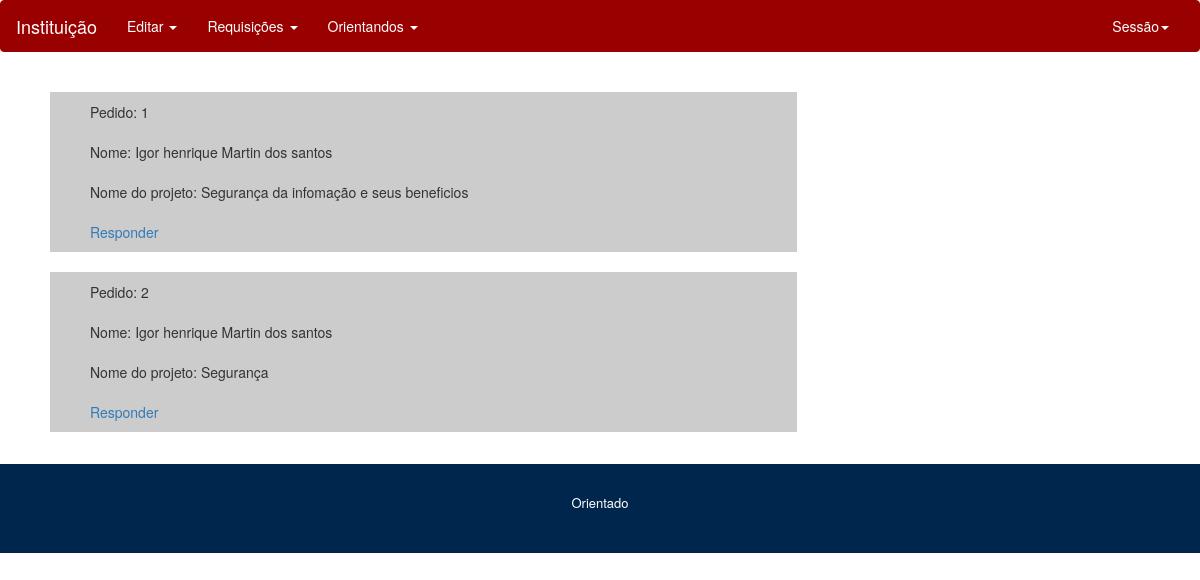
/pag_docentes/home.php?link=crud/listarpedidos.php&op=a (signed in), run on the app's committed database.
### tables this page shows
CREATE TABLE IF NOT EXISTS `vinculos` (
  `id` int(11) NOT NULL AUTO_INCREMENT,
  `alunos_ra` varchar(15) DEFAULT NULL,
  `data` date DEFAULT NULL,
  `status` tinyint(1) DEFAULT NULL,
  `resposta` varchar(2000) DEFAULT NULL,
  `idpedido` int(11) NOT NULL,
  PRIMARY KEY (`id`),
  KEY `fk_vinculos_pedido1_idx` (`idpedido`)
);

CREATE TABLE IF NOT EXISTS `pedido` (
  `idpedido` int(11) NOT NULL AUTO_INCREMENT,
  `ra` varchar(45) DEFAULT NULL,
  `nome` varchar(70) DEFAULT NULL,
  `data` date DEFAULT NULL,
  `nomeprojeto` varchar(120) DEFAULT NULL,
  `mensagem` varchar(2000) DEFAULT NULL,
  `doc` varchar(100) DEFAULT NULL,
  `users_id` int(11) NOT NULL,
  `email` varchar(100) DEFAULT NULL,
  `status` int(11) DEFAULT NULL,
  PRIMARY KEY (`idpedido`),
  KEY `fk_pedido_users1_idx` (`users_id`)
);

### DAO/PedidoDAO.php (called while the page is built, shortened)
<?php
Class PedidoDAO{
     public function listapedidos($status,$iddocente){
        $conn = Conexao::getconexao();
        $i = 0;
        try {
                if($status == "p"){
                     $sql  = "select * from pedido where status = 0 and users_id = '$iddocente'";
                }  else {
                    if($status == "r"){
                        $sql  = "select *, v.status as vstatus, p.status as pstatus from pedido p, vinculos v where p.idpedido = v.idpedido and v.status = false and p.users_id = '$iddocente'";
                    }else{
                        $sql  = "select * from pedido p, vinculos v where p.idpedido = v.idpedido and v.status = true and p.users_id = '$iddocente'";
                    }
                }
                $stmt = $conn->query($sql);
                $lista = array();
                $query = $stmt->fetchAll(PDO::FETCH_ASSOC);
                foreach($query as $dados){
                    $pedido = new Pedido();
                    $alu = new Aluno();
                    $alu->setEmail($dados['email']);
                    $alu->setNome($dados['nome']);
                    $alu->setRa($dados['ra']);
                    $doc = new Docente();
                    $doc->setId($dados['users_id']);
                    $pedido->setIdpedido($dados['idpedido']);
                    $pedido->setFile($dados['doc']);
                    $pedido->setAluno($alu);
                    $pedido->setDocente($doc);
                    $pedido->setData($dados['data']);
                    $pedido->setMensagem($dados['mensagem']);
                    $pedido->setNomeProjeto($dados['nomeprojeto']);
                    $lista[$i++] = $pedido;
                }
               if($stmt->rowCount() > 0){
                    return $lista;
                }else{
                    return false;
                }
        }  catch (Exception $e){
            echo $e->getMessage();
            return false;
        }
    }
}

### controlador/Contr_Pedido.php (called while the page is built, shortened)
<?php
include_once '/classe/Pedido.php';
include_once '/classe/Aluno.php';
include_once '/DAO/PedidoDAO.php';
include_once '../classe/Pedido.php';
include_once '../classe/Aluno.php';
include_once '../DAO/PedidoDAO.php';
Class Contr_Pedido{
    private $PedidoDAO;
    private $listaPedidos;
    public function __construct() {
        $this->PedidoDAO = new PedidoDAO();
    }
    function getListaPedidos() {
        return $this->listaPedidos;
    }
    function  listarpedidos($status,$idpedido){
       $this->listaPedidos = $this->PedidoDAO->listapedidos($status,$idpedido);
       if($this->listaPedidos != false){
           return true;
       }else{
           return false;
       }
    }
}

### classe/Pedido.php (called while the page is built, shortened)
<?php
Class Pedido{
    private $idpedido;
    private $nomeProjeto;
    private $aluno;
    function __construct() {
        $this->aluno = new Aluno();
    }
    function getIdpedido() {
        return $this->idpedido;
    }
    function setIdpedido($idpedido) {
        $this->idpedido = $idpedido;
    }
    function getNomeProjeto() {
        return $this->nomeProjeto;
    }
    function getAluno() {
        return $this->aluno;
    }
    function setNomeProjeto($nomeProjeto) {
        $this->nomeProjeto = $nomeProjeto;
    }
    function setAluno($aluno) {
        $this->aluno = $aluno;
    }
}
?>

### classe/Aluno.php (called while the page is built, shortened)
<?php
Class Aluno {
    private $nome;
    function getNome() {
        return $this->nome;
    }
    function setNome($nome) {
        $this->nome = $nome;
    }
}

### pag_docentes/crud/listarpedidos.php (the view)
<?php
include_once '../controlador/Contr_Pedido.php';
$iddocente = $_SESSION['login']['id'];
$controladorpedido = new Contr_Pedido();
$result = $controladorpedido->listarpedidos($_GET['op'], $iddocente);
?>
<div class="container">
    <div class="row " id="lista-pedidos">
    <?php
        if($result){
            foreach ($controladorpedido->getListaPedidos() as $pedido){
    ?>
        <div class="col-md-8 box-pedido" >
            <div class="col-md-8">Pedido: <?php echo $pedido->getIdpedido() ?></div>
            <div class="col-md-8">Nome: <?php echo $pedido->getAluno()->getNome(); ?></div>
            <div class="col-md-8">Nome do projeto: <?php echo $pedido->getNomeProjeto(); ?></div>
            <div class="col-md-8"><a href="?link=crud/dadospedidos.php&id=<?php echo $pedido->getIdpedido() ?>">Responder</a></div>
        </div>
    <?php
            }}else{
            echo "Nenhum pedido Pendente";
        }
    ?>
    </div>
</div>

### css/igor.css (style rules this page uses)
.box-pedido { background:#ccc; }
#lista-pedidos { margin:10px; }
div#lista-pedidos div { margin:10px; }
div#lista-pedidos a { text-decoration:none; }

### data on the page
vinculos: idpedido "1", idpedido.nome "Igor henrique Martin dos santos", idpedido.nomeprojeto "Segurança da infomação e seus beneficios"
vinculos: idpedido "2", idpedido.nome "Igor henrique Martin dos santos", idpedido.nomeprojeto "Segurança"
